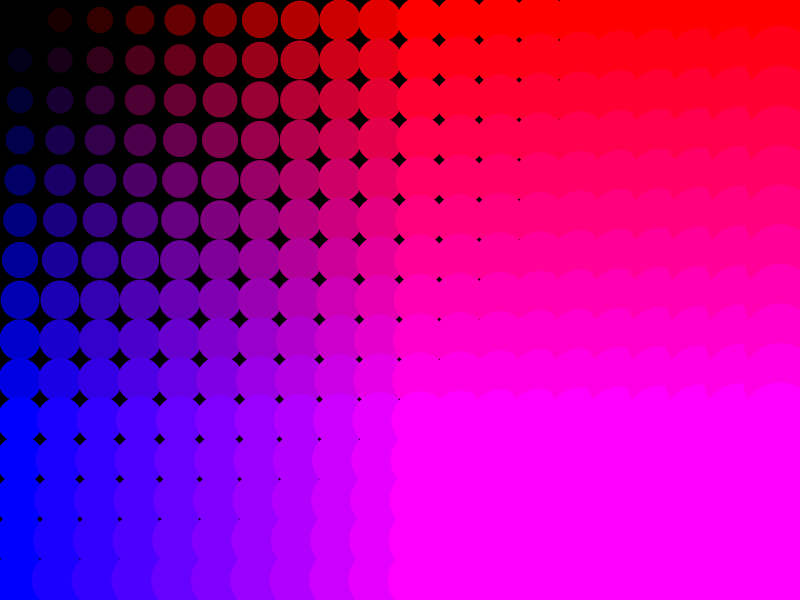
Frame 1 (no input)
Frame 60 (the mouse pressed at the canvas centre just before this capture): identical to frame 1, image omitted
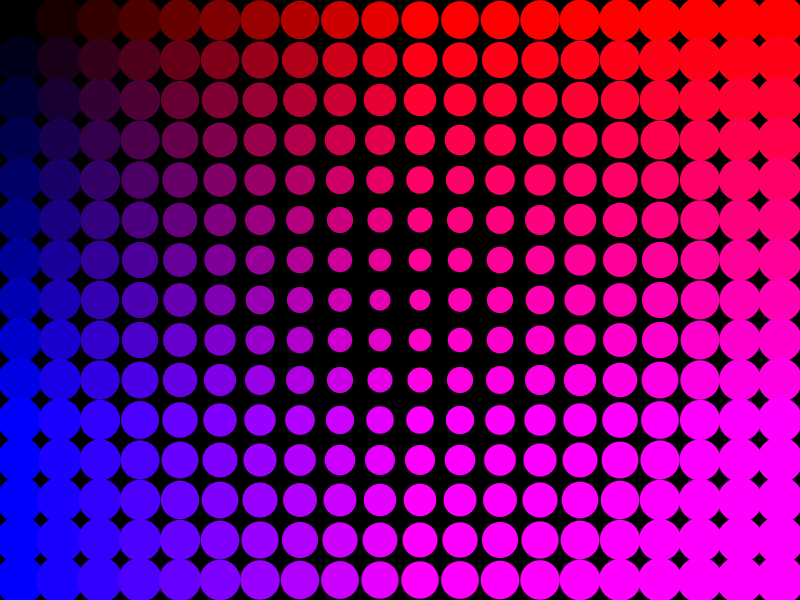
Frame 120 (the mouse held since frame 60 and released just before this capture)

The Processing sketch that drew these frames (run headless with seeded random() and noise(); from frame 60 on, the mouse is pressed at the canvas centre):

// Processing sketch: nestedLoops
// ── nestedLoops.pde
int size = 40;
int rows;
int cols;

void setup(){
  size (800, 600);
  rows = height/size;
  cols = width/size;
}

void draw(){
  background(0);
  
  for (int i = 0; i < cols; i++){
    for (int j = 0; j < rows; j++){
      float d = dist(mouseX, mouseY, i*size + size/2, j*size + size/2);
      float s = map(d, 0, width, size - 20, size + 30);
      int r = int(map(i, 0, 10, 0, 255));
      int b = int(map(j, 0, 10, 0, 255));
      fill(r, 0, b);
      noStroke();
      ellipse ( i*size + size/2, j*size + size/2, s, s);
    }  
  }
}
